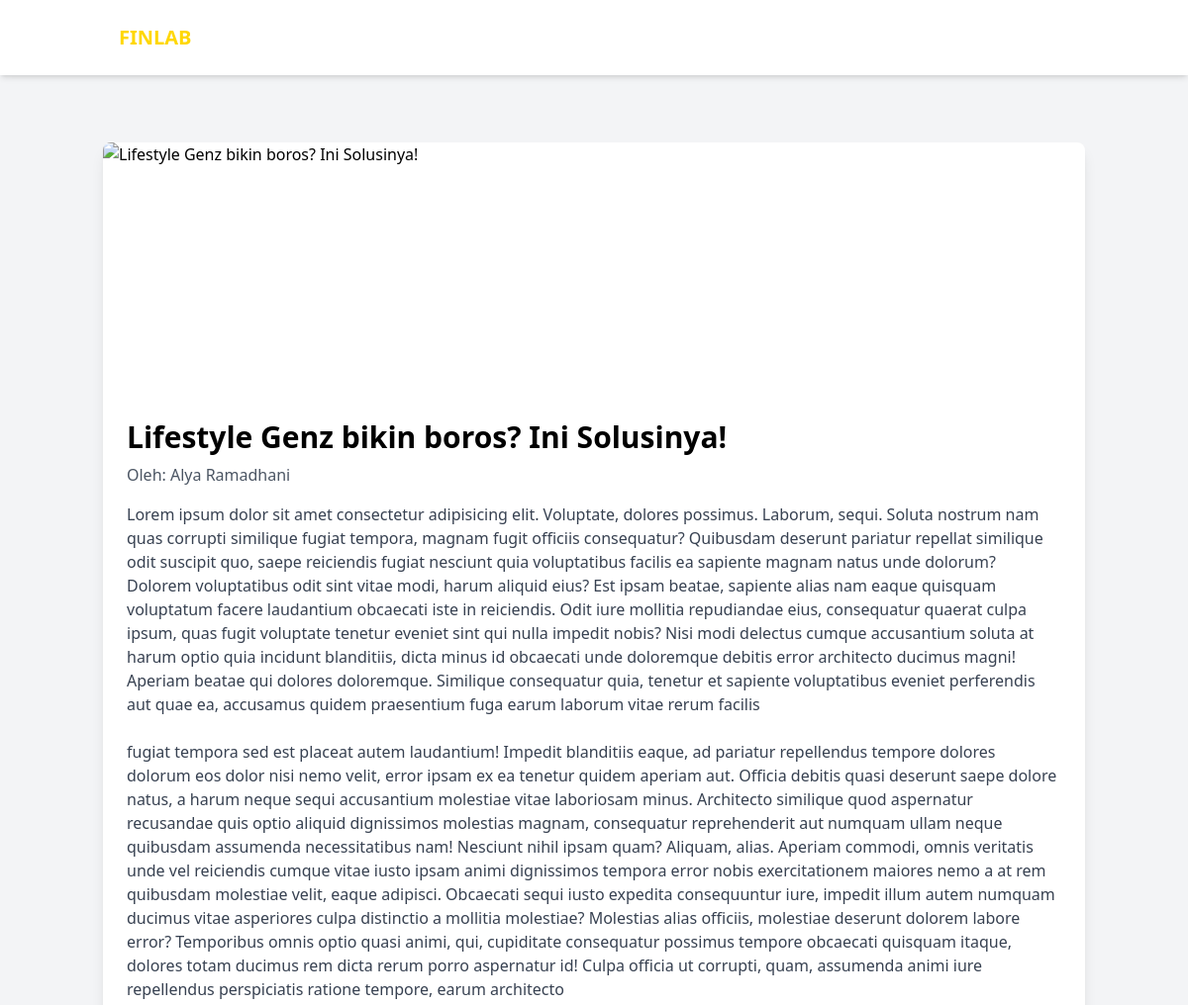
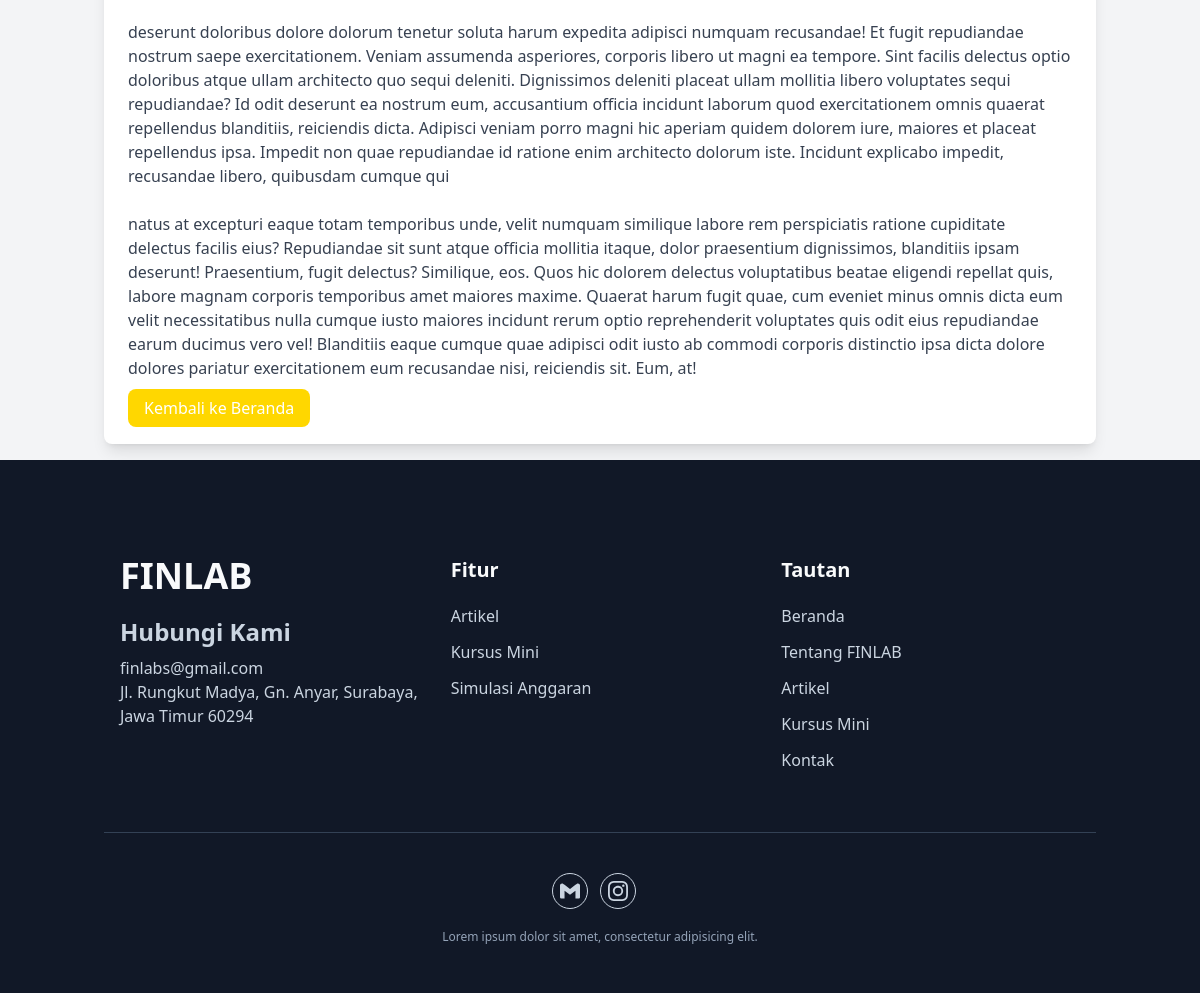
Screenshot of /main/artikel.php?id=10 with the database file from the repository (2 pictures, top to bottom).
### tables this page shows
CREATE TABLE `tb_artikel` (
  `id_artikel` int(11) NOT NULL,
  `judul` varchar(200) NOT NULL,
  `cover` blob NOT NULL,
  `konten` longtext NOT NULL,
  `kategori` varchar(20) NOT NULL,
  `penulis` varchar(70) NOT NULL,
  `tanggal_dibuat` datetime NOT NULL,
  `id_admin` int(11) DEFAULT NULL
);

### main/artikel.php (the view, shortened to what this page needs)
<?php
include_once("../config.php");
if (isset($_GET['id'])) {
    $id_artikel = intval($_GET['id']);
    $query = "SELECT * FROM tb_artikel WHERE id_artikel = $id_artikel";
    $hasil = mysqli_query($conn, $query);
    $artikel = mysqli_fetch_assoc($hasil);
} else {
    header("Location: index.php");
    exit();
}
?>
<!DOCTYPE html>
<html lang="id" class="scroll-smooth">
<head>
    <script src="https://cdn.tailwindcss.com"></script>
</head>
<body class="bg-gray-100">
    <header class="bg-white fixed top-0 left-0 w-full flex items-center z-50 shadow-md">
        <div class="container">
            <div class="flex items-center justify-between relative">
                <div class="px-4">
                    <a href="index.php" class="font-bold text-xl text-accent block py-6">FINLAB</a>
                </div>
            </div>
        </div>
    </header>
    <div class="container mx-auto p-4 pt-36">
    <div class="bg-white rounded-lg shadow-lg overflow-hidden">
        <img src="get_image.php?id=<?php echo $artikel['id_artikel']; ?>" alt="<?php echo htmlspecialchars($artikel['judul']); ?>" class="w-full h-64 object-cover" />
        <div class="p-6">
            <h1 class="text-3xl font-bold mb-2"><?php echo htmlspecialchars($artikel['judul']); ?></h1>
            <h2 class="text-md text-gray-600 mb-4">Oleh: <?php echo htmlspecialchars($artikel['penulis']); ?></h2>
            <p class="text-gray-700 mb-4"><?php echo nl2br(htmlspecialchars($artikel['konten'])); ?></p>
            <a href="../index.php" class="text-white bg-accent py-2 px-4 rounded-lg hover:opacity-80">Kembali ke Beranda</a>
        </div>
    </div>
</div>
    <footer class="bg-primary pt-24 pb-12">
        <div class="container">
            <div class="flex flex-wrap">
                <div class="w-full px-4 mb-12 text-slate-300 font-medium md:w-1/3">
                    <h2 class="font-bold text-4xl text-background mb-5">FINLAB</h2>
                    <h3 class="font-bold text-2xl mb-2">Hubungi Kami</h3>
                    <p>finlabs@gmail.com</p>
                    <p>Jl. Rungkut Madya, Gn. Anyar, Surabaya, Jawa Timur 60294</p>
                </div>
                <div class="w-full px-4 mb-12 md:w-1/3">
                    <h3 class="font-semibold text-xl text-background mb-5">Fitur</h3>
                    <ul class="text-slate-300">
                        <li>
                            <a href="#artikel" class="inline-block text-base hover:text-accent mb-3">Artikel</a>
                        </li>
                        <li>
                            <a href="#minicourse" class="inline-block text-base hover:text-accent mb-3">Kursus Mini</a>
                        </li>
                        <li>
                            <a href="#simulasi" class="inline-block text-base hover:text-accent mb-3">Simulasi Anggaran</a>
                        </li>
                    </ul>
                </div>
                <div class="w-full px-4 mb-12 md:w-1/3">
                    <h3 class="font-semibold text-xl text-background mb-5">Tautan</h3>
                    <ul class="text-slate-300">
                        <li>
                            <a href="#home" class="inline-block text-base hover:text-accent mb-3">Beranda</a>
                        </li>
                        <li>
                            <a href="#about" class="inline-block text-base hover:text-accent mb-3">Tentang FINLAB</a>
                        </li>
                        <li>
                            <a href="#artikel" class="inline-block text-base hover:text-accent mb-3">Artikel</a>
                        </li>
                        <li>
                            <a href="#minicourse" class="inline-block text-base hover:text-accent mb-3">Kursus Mini</a>
                        </li>
                        <li>
                            <a href="#contact" class="inline-block text-base hover:text-accent mb-3">Kontak</a>
                        </li>
                    </ul>
                </div>
            </div>
            <div class="w-full pt-10 border-t border-slate-700">
                <div class="flex items-center justify-center mb-5">
                    <a
                        href="mailto:finlabs@gmail.com"
                        target="_blank"
                        class="w-9 h-9 mr-3 rounded-full flex justify-center items-center
                        border border-slate-300 text-slate-300 *:hover:border-accent hover:bg-accent hover:text-white"
                    >
                    </a>
                    <a
                        href="https://instagram.com/salsasdh"
                        target="_blank"
                        class="w-9 h-9 mr-3 rounded-full flex justify-center items-center
                        border border-slate-300 text-slate-300 *:hover:border-accent hover:bg-accent hover:text-white"
                    >
                    </a>
                </div>
                <p class="font-medium text-xs text-slate-400 text-center">Lorem ipsum dolor sit amet, consectetur adipisicing elit.</p>
            </div>
        </div>
    </footer>
</body>
</html>

### main/artikel.php (style rules this page uses)
.bg-accent { background-color: #FFD700; }

### rows the page displays
tb_artikel: judul "Lifestyle Genz bikin boros? Ini Solusinya!", penulis "Alya Ramadhani", konten "Lorem ipsum dolor sit amet consectetur adipisicing elit. Voluptate, dolores possimus. Laborum, sequi. Soluta nostrum nam quas corrupti similique fugiat tempora, magnam fugit officiis consequatur? Quibusdam deserunt pariatur repellat similique odit suscipit quo, saepe reiciendis fugiat nesciunt quia voluptatibus facilis ea sapiente magnam natus unde dolorum? Dolorem voluptatibus odit sint vitae modi, harum aliquid eius? Est ipsam beatae, sapiente alias nam eaque quisquam voluptatum facere laudantium obcaecati iste in reiciendis. Odit iure mollitia repudiandae eius, consequatur quaerat culpa ipsum, quas fugit voluptate tenetur eveniet sint qui nulla impedit nobis? Nisi modi delectus cumque…"
